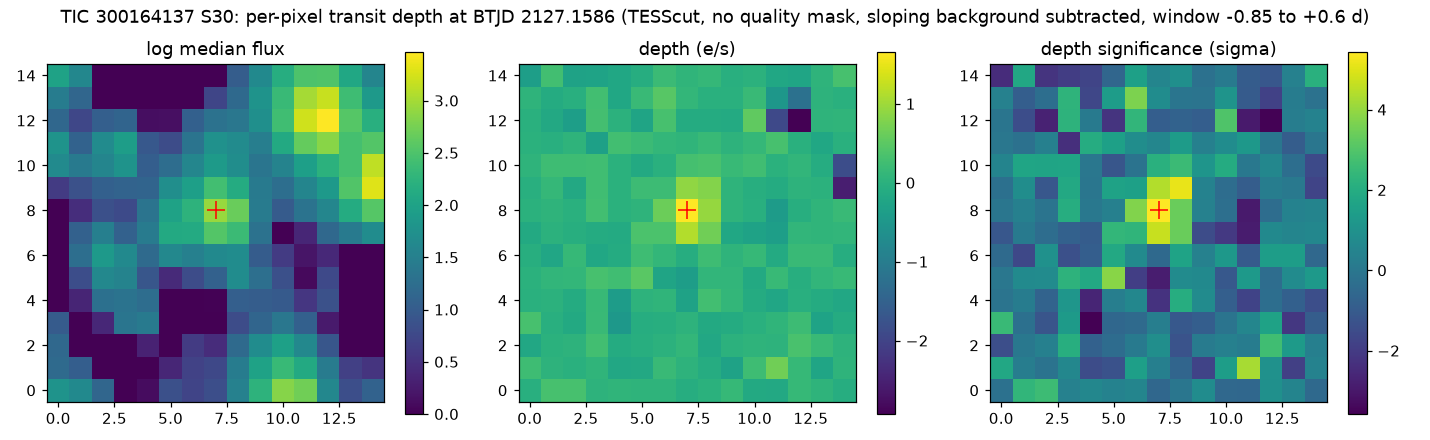

Generate this figure with Python:
#!/usr/bin/env python3
"""s30_pixels.py - is the S30 dip of TIC 300164137 on the target or scattered light? (PHT 4185280, 2026-11-26)
TESScut 15x15 FFI cutout of Sector 30 (no quality mask: every cadence in the window is flagged for scattered light).
For each pixel: the transit depth at the fixed S30 time (recheck.py's QLP time) and shape, with a local linear
baseline over +-1.1 d, as a fraction of that pixel's median flux and in electrons. A transit on the target should
lose most electrons in the target's brightest pixels with the same fractional depth there; scattered light makes
background pixels (far from any star) dip as well, and by a similar number of electrons."""
import json
import numpy as np, lightkurve as lk
import matplotlib; matplotlib.use("Agg"); import matplotlib.pyplot as plt
TC, T14, T12 = 2127.1586, 11.75 / 24, 0.55 / 24
tpf = lk.search_tesscut("TIC 300164137", sector=30).download(cutout_size=15, quality_bitmask="none")
t = tpf.time.value; F = tpf.flux.value.astype(float)
ok = np.isfinite(t) & np.all(np.isfinite(F.reshape(len(t), -1)), axis=1)
t, F = t[ok], F[ok]
# scattered light: subtract each image's background, the median of the faintest 30% of pixels (by median flux)
med0 = np.median(F, axis=0); bgmask = med0 < np.percentile(med0, 30)
yy, xx = np.mgrid[:F.shape[1], :F.shape[2]]
G = np.vstack([np.ones(bgmask.sum()), xx[bgmask], yy[bgmask]]).T
bgts = np.zeros(len(t))
for k in range(len(t)):      # a sloping plane per image, fitted to the faint pixels (scattered light has a gradient)
    c, *_ = np.linalg.lstsq(G, F[k][bgmask], rcond=None)
    F[k] -= c[0] + c[1] * xx + c[2] * yy; bgts[k] = c[0] + c[1] * 7 + c[2] * 7
print(f"background subtracted: sloping plane fitted to {bgmask.sum()} faint pixels per image, range {bgts.min():.0f} to {bgts.max():.0f} e/s")
print(f"cadences {len(t)}, median flux {np.nanmedian(F):.1f} e/s (non-zero check)")
w = (t - TC > -(T14 / 2 + 0.6)) & (t - TC < T14 / 2 + 0.35)   # stops before the scattered-light rise at +0.75 d
tt, FF = t[w], F[w]
x = np.abs(tt - TC); m = np.zeros_like(tt)
full = x <= T14 / 2 - T12; ing = (x > T14 / 2 - T12) & (x < T14 / 2)
m[full] = 1; m[ing] = (T14 / 2 - x[ing]) / T12
A = np.vstack([np.ones_like(tt), tt - TC, -m]).T
ny, nx = FF.shape[1:]
dep_e = np.zeros((ny, nx)); dep_f = np.zeros((ny, nx)); sig = np.zeros((ny, nx))
med = np.median(F, axis=0)
for j in range(ny):
    for i in range(nx):
        y = FF[:, j, i]
        c, res, *_ = np.linalg.lstsq(A, y, rcond=None)
        r = y - A @ c; s = np.std(r)
        cov = np.linalg.inv(A.T @ A) * s ** 2
        dep_e[j, i] = c[2]; dep_f[j, i] = c[2] / med[j, i]; sig[j, i] = c[2] / np.sqrt(cov[2, 2])
# target pixel: the brightest pixel nearest the cutout centre
cy, cx = ny // 2, nx // 2
sub = med[cy - 1:cy + 2, cx - 1:cx + 2]; jj, ii = np.unravel_index(np.argmax(sub), sub.shape); ty, tx = cy - 1 + jj, cx - 1 + ii
bright = med > np.percentile(med, 95)
bg = med < np.percentile(med, 30)
print(f"target pixel ({tx},{ty}): median {med[ty, tx]:.0f} e/s, depth {dep_f[ty, tx]*1e6:.0f} ppm ({dep_e[ty, tx]:.1f} e/s, {sig[ty, tx]:.1f} sigma)")
ap = np.zeros_like(med, bool); ap[ty - 1:ty + 2, tx - 1:tx + 2] = True
print(f"3x3 on target: depth {dep_e[ap].sum() / med[ap].sum()*1e6:.0f} ppm of the summed flux ({dep_e[ap].sum():.1f} e/s)")
print(f"background pixels (faintest 30%, n={bg.sum()}): mean depth {dep_e[bg].mean():+.2f} e/s per pixel "
      f"(scatter {dep_e[bg].std():.2f}); median background flux {med[bg].mean():.1f} e/s")
iy, ix = np.unravel_index(np.argmax(dep_e), dep_e.shape)
print(f"largest electron loss at pixel ({ix},{iy}), {dep_e[iy, ix]:.1f} e/s, {sig[iy, ix]:.1f} sigma; "
      f"distance from target pixel {np.hypot(ix - tx, iy - ty):.1f} px")
# light-curve check of the background: sum of background pixels around the transit
bsum = FF[:, bg].mean(axis=1)
cb, *_ = np.linalg.lstsq(A, bsum, rcond=None)
print(f"mean background pixel during transit: {cb[2]:+.2f} e/s (positive = a dip like the target's)")
json.dump(dict(target_px=[int(tx), int(ty)], target_depth_ppm=float(dep_f[ty, tx] * 1e6),
               ap3x3_ppm=float(dep_e[ap].sum() / med[ap].sum() * 1e6), bg_mean_e=float(dep_e[bg].mean()),
               max_loss_px=[int(ix), int(iy)]), open("s30_pixels.json", "w"), indent=1)
fig, ax = plt.subplots(1, 3, figsize=(13, 4))
for a_, im, ti in ((ax[0], np.log10(np.clip(med, 1, None)), "log median flux"), (ax[1], dep_e, "depth (e/s)"),
                   (ax[2], sig, "depth significance (sigma)")):
    h = a_.imshow(im, origin="lower", cmap="viridis"); plt.colorbar(h, ax=a_); a_.set_title(ti)
    a_.plot(tx, ty, "r+", ms=12)
fig.suptitle("TIC 300164137 S30: per-pixel transit depth at BTJD 2127.1586 (TESScut, no quality mask, sloping background subtracted, window -0.85 to +0.6 d)")
fig.tight_layout(); fig.savefig("s30_pixels.png", dpi=110)
tt0 = tt - TC
fig, ax = plt.subplots(figsize=(8, 3.5))
ax.plot(tt0, FF[:, ap].sum(axis=1) / np.median(FF[:, ap].sum(axis=1)), ".", ms=3, label="3x3 on target")
ax.plot(tt0, bsum / np.median(bsum) - 0.02, ".", ms=3, label="mean background pixel (offset -0.02)")
ax.axvspan(-T14 / 2, T14 / 2, color="0.9"); ax.set(xlabel="days from S30 transit", ylabel="relative flux"); ax.legend(fontsize=8)
fig.tight_layout(); fig.savefig("s30_lc.png", dpi=110)
